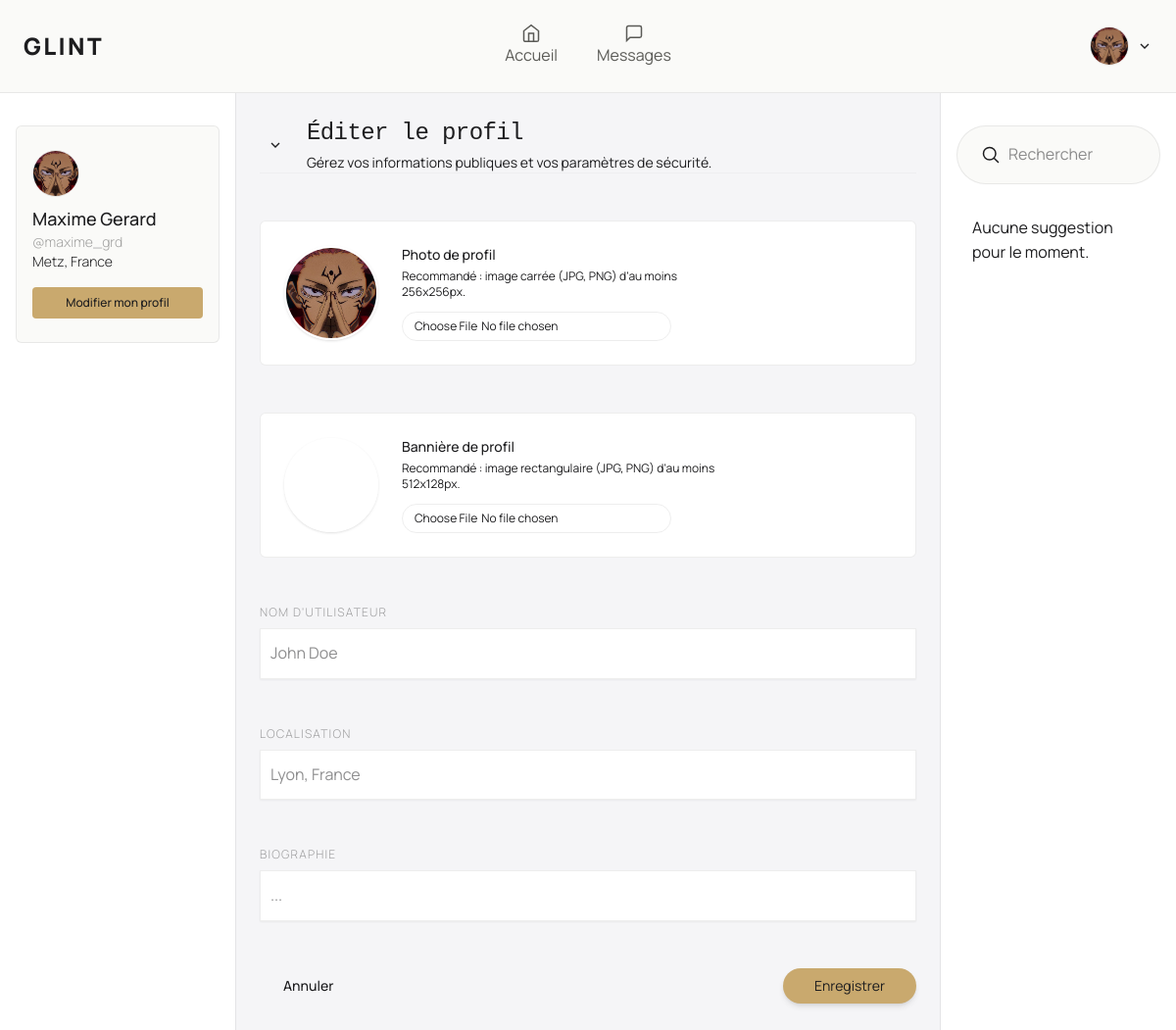
/dashboard/profile_edit (signed in), run on the app's committed database.
### app/models/User.py (models this page shows, shortened)
class User(database.Model):
    __tablename__ = "users"
    id: Mapped[int] = mapped_column(primary_key=True)
    name: Mapped[str] = mapped_column(String(80), nullable=False)
    username: Mapped[str] = mapped_column(String(80), unique=True, nullable=False)
    email: Mapped[str] = mapped_column(String(120), unique=True, nullable=False)
    password: Mapped[str] = mapped_column(String(255), nullable=False)
    biography: Mapped[str] = mapped_column(Text, default="", server_default="")
    location: Mapped[str] = mapped_column(String(120), default="", server_default="")
    banner: Mapped[str] = mapped_column(String(255), default="", server_default="")
    avatar: Mapped[str] = mapped_column(String(255), default="", server_default="")
    created_at: Mapped[datetime] = mapped_column(DateTime, default=datetime.utcnow)
    updated_at: Mapped[Optional[datetime]] = mapped_column(
        DateTime, default=datetime.utcnow, onupdate=datetime.utcnow
    )
    posts: Mapped[List["Post"]] = relationship(
        "Post", back_populates="author", lazy="dynamic"
    )
    comments: Mapped[List["Comment"]] = relationship(
        "Comment", back_populates="author", lazy="dynamic"
    )
    likes: Mapped[List["Like"]] = relationship(
        "Like", back_populates="user", lazy="dynamic"
    )
    reposts: Mapped[List["Repost"]] = relationship(
        "Repost", back_populates="user", lazy="dynamic"
    )
    following: Mapped[List["Follow"]] = relationship(
        "Follow",
        back_populates="follower",
        lazy="dynamic",
        foreign_keys="Follow.follower_id",
    )
    followers: Mapped[List["Follow"]] = relationship(
        "Follow",
        back_populates="followed",
        lazy="dynamic",
        foreign_keys="Follow.followed_id",
    )

### app/routes/dashboard.py (the view)
@dashboard_bp.route("/dashboard/profile_edit", methods=["GET", "POST"])
@login_required
def profile_edit(current_user):
    return DashboardController.profil_edit(current_user)

### app/context_processors.py (called while the page is built)
def inject_user():
    try:
        verify_jwt_in_request(locations=["cookies"], optional=True)
        user_id = get_jwt_identity()
        if user_id:
            user = User.query.get(int(user_id))
            return {"current_user": user}
    except Exception:
        pass
    return {"current_user": None}

### app/controllers/DashboardControllers.py (called while the page is built, shortened)
    @staticmethod
    def profil_edit(current_user):
        return render_template(
            "dashboard/index.html", current_user=current_user, pages="edit_profile"
        )

### app/templates/dashboard/index.html (shortened to what this page needs)
{% extends 'layout.html' %}
{% from 'components/layout/dashboard_headers.html' import DashboardHeaders %}
{% from 'components/ui/icons.html' import Icon %}
{% set active_tab = tab %}
{% block content %}
    <section
            class="h-screen flex flex-col items-center justify-start w-full animate-in fade-in slide-in-from-top-5 duration-1000 bg-background">
        {{ DashboardHeaders(user=current_user, active_tab=active_tab) }}
        <div class="grid grid-cols-1 md:grid-cols-5 w-full">
            <div class="col-span-1 hidden md:flex overflow-hidden">
                {% include "dashboard/profile_aside.html" %}
            </div>
            <div class="col-span-3 overflow-auto bg">
                <section
                        class="py-24 flex flex-col items-center justify-start py-6 border-x border-border w-full bg-background-foreground min-h-screen overflow-auto animate-in fade-in slide-in-from-bottom-5 duration-1000">
                    {% if pages == "fill" %}
                        {% include "dashboard/pages/fill.html" %}
                    {% elif pages == "profile" %}
                        {% set current_user = current_user %}
                    {% elif pages == "edit_profile" %}
                        {% include "dashboard/pages/profil_edit.html" %}
                    {% elif pages == "messages" %}
                        {% include "dashboard/pages/message.html" %}
                    {% endif %}
                </section>
            </div>
            <div class="col-span-1 hidden md:flex overflow-hidden">
                {% include "dashboard/suggestion.html" %}
            </div>
        </div>
    </section>
{% endblock %}

### app/templates/components/layout/dashboard_headers.html (shortened to what this page needs)
{% from "components/ui/icons.html" import Icon %}
{% set nav_items = [
    {"name": "Accueil", "icon": "fill", "url": "dashboard.index"},
    {"name": "Messages",  "icon": "messages", "url": "dashboard.messages"},
] %}
{% macro DashboardHeaders(user={}, active_tab="fill") %}
    <header class="fixed z-50 flex items-center justify-between py-4 px-6 w-full animate-in slide-in-from-left-5 fade-in duration-500 border-b border-border bg-card">
        <h1 class="uppercase font-black text-2xl tracking-widest flex-1"><a href="{{ url_for('home.home') }}">Glint</a></h1>
        <div class="hidden items-center justify-center gap-2 flex-1 md:flex">
            {% for item in nav_items %}
                <a href="{{ url_for(item.url) }}"
                   class="flex flex-col items-center px-4 py-2 transition-all duration-300
                              {{ 'text-primary font-semibold' if active_tab == item.url else 'text-text-2' }}">
                    {{ Icon(item.icon, cls="w-5 h-5") }}
                    {{ item.name }}
                </a>
            {% endfor %}
        </div>
        <div class="flex items-center gap-2 flex-1 justify-end">
            <div class="relative" id="my-account-wrapper">
                <button onclick="toggleDropdown()" class="flex items-center gap-2">
                    {% if user.avatar %}
                        <div class="border border-border cursor-pointer h-10 w-10 rounded-full">
                            <img src="{{ url_for('static', filename='uploads/avatars/' ~ user.avatar) }}"
                                 alt="Avatar de {{ user.name }}"
                                 class="h-full w-full object-cover transition-opacity duration-300 group-hover:opacity-50 rounded-full"
                            />
                        </div>
                    {% else %}
                        <div class="border border-border cursor-pointer h-10 w-10 rounded-full flex items-center justify-center bg-primary-light">
                            <p class="text-lg font-black text-text-1">
                                {{ user.name[0] }}
                            </p>
                        </div>
                    {% endif %}
                    {{ Icon("arrow-down") }}
                </button>
            </div>
        </div>
    </header>
{% endmacro %}

### app/templates/dashboard/profile_aside.html (shortened to what this page needs)
{% from 'components/ui/button.html' import Button %}
{% from 'components/ui/avatar.html' import Avatar %}
{% block content %}
    <aside class="flex flex-col items-center gap-4 px-4 py-32 w-full h-full">
        <div class="flex flex-col rounded-md bg-card border border-border w-full">
            <div class="px-4 py-6 space-y-2">
                {{ Avatar(current_user) }}
                <div>
                    <h2 class="font-medium text-text-1 text-lg">{{ current_user.name }}</h2>
                    <p class="font-light text-text-1/40 text-sm">@{{ current_user.username }}</p>
                    <p class="font-light text-text-1 text-sm">{{ current_user.location }}</p>
                    <a href="{{ url_for('dashboard.profile') }}">
                        {{ Button("Modifier mon profil", cls="outline outline-border mt-4 cursor-pointer duration-300 hover:bg-background-foreground w-full md:text-xs", type="button") }}
                    </a>
                </div>
            </div>
        </div>
    </aside>
{% endblock %}

### app/templates/components/ui/avatar.html
{% macro Avatar(user={}) %}
    {% if user.avatar %}
        <div class="border border-border cursor-pointer h-12 w-12 rounded-full">
            <img src="{{ url_for('static', filename='uploads/avatars/' ~ user.avatar) }}"
                 alt="Avatar de {{ user.name }}"
                 class="h-full w-auto object-cover transition-opacity duration-300 group-hover:opacity-50 rounded-full"
            />
        </div>
    {% else %}
        <div class="border border-border cursor-pointer h-12 w-12 rounded-full flex items-center justify-center">
            <p class="text-xl font-black text-text-1">
                {{ user.name[0] }}
            </p>
        </div>
    {% endif %}
{% endmacro %}

### app/templates/dashboard/pages/profil_edit.html (shortened to what this page needs)
{% from "components/ui/icons.html" import Icon %}
{% from "components/ui/input.html" import Input %}
{% from "components/ui/flash.html" import Flash %}
{% block dashboard_mid %}
    <div class="flex flex-col items-center gap-4 py-6 w-full h-full">
        <form class="space-y-12 w-full px-6" method="POST" enctype="multipart/form-data">
            <div class="border-b border-border/40">
                <div class="flex items-center gap-4">
                    <button
                            class="p-2 rounded-full hover:bg-muted transition-colors flex items-center justify-center">
                        {{ Icon("arrow-down", cls="rotate-90 h-5 w-5") }}
                    </button>
                    <div>
                        <h1 class="text-2xl font-mono font-light tracking-tight text-foreground">
                            Éditer le profil
                        </h1>
                        <p class="text-muted-foreground text-sm mt-1">
                            Gérez vos informations publiques et vos paramètres de sécurité.
                        </p>
                    </div>
                </div>
            </div>
            <div class="flex flex-col sm:flex-row items-center gap-6 p-6 rounded-md border border-border bg-background">
                <div class="group cursor-pointer">
                    <div class="flex items-center justify-center h-24 w-24 overflow-hidden rounded-full border-2 border-background shadow-sm">
                        {% if current_user.avatar %}
                            <img src="{{ url_for('static', filename='uploads/avatars/' ~ current_user.avatar) }}"
                                 alt="Avatar de {{ current_user.name }}"
                                 class="h-full w-full object-cover transition-opacity duration-300 group-hover:opacity-50"
                            />
                        {% else %}
                            <p class="text-3xl font-bold">{{ current_user.name[0] }}</p>
                        {% endif %}
                    </div>
                </div>
                <div class="text-center sm:text-left">
                    <h3 class="text-sm font-medium mb-1">Photo de profil</h3>
                    <p class="text-xs text-muted-foreground mb-3 max-w-xs">
                        Recommandé : image carrée (JPG, PNG) d'au moins 256x256px.
                    </p>
                    <input type="file" accept="image/*" name="user_avatar" id="avatar-upload"
                           class="text-center text-xs border border-border px-3 py-1.5 rounded-full hover:bg-muted transition-colors"/>
                </div>
            </div>
            <div class="flex flex-col sm:flex-row items-center gap-6 p-6 rounded-md border border-border bg-background">
                <div class="group cursor-pointer">
                    <div class="flex items-center justify-center h-24 w-24 overflow-hidden rounded-full border-2 border-background shadow-sm">
                    </div>
                </div>
                <div class="text-center sm:text-left">
                    <h3 class="text-sm font-medium mb-1">Bannière de profil</h3>
                    <p class="text-xs text-muted-foreground mb-3 max-w-xs">
                        Recommandé : image rectangulaire (JPG, PNG) d'au moins 512x128px.
                    </p>
                    <input type="file" accept="image/*" name="user_banner" id="banner-upload"
                           class="text-center text-xs border border-border px-3 py-1.5 rounded-full hover:bg-muted transition-colors"/>
                </div>
            </div>
            <div class="w-full">
                {{ Input(label="Nom d'utilisateur", placeholder="John Doe", name="user_username", cls="border border-border") }}
            </div>
            <div class="w-full">
                {{ Input(label="Localisation", placeholder="Lyon, France", name="user_location", cls="border border-border") }}
            </div>
            <div class="w-full">
                {{ Input(label="Biographie", placeholder="...", name="user_bio", cls="border border-border") }}
            </div>
            <div class="flex flex-col gap-4 w-full">
                <div class="flex justify-between items-center gap-4">
                    <a href="{{ url_for('dashboard.profile') }}">
                        <button type="button"
                                class="px-6 py-2 text-sm font-medium rounded-full hover:bg-destructive/50 duration-300 transition-colors cursor-pointer">
                            Annuler
                        </button>
                    </a>
                    <button type="submit"
                            class="flex items-center gap-2 bg-primary text-primary-foreground px-8 py-2 text-sm font-normal rounded-full shadow-md hover:opacity-90 transition-opacity">
                        Enregistrer
                    </button>
                </div>
            </div>
        </form>
    </div>
{% endblock %}

### app/static/css/style.css (style rules this page uses)
:root { --bg: #ffffff; --bg-foreground: #f5f5f7; --bg-secondary: #1d1d1f; --bg-card: #FAFAF8; --bg-hover: #F2F0EC; --bg-glass: rgba(250, 250, 248, 0.92); --border: rgba(0, 0, 0, 0.07); --border-gold: rgba(188, 158, 103, 0.35); --text-1: #1d1d1f; --text-2: #5A5A56; --text-3: #9A9A94; --gold: #C9A96E; --gold-light: #E8D5B0; --gold-subtle: rgba(201, 169, 110, 0.10); --gold-subtle2: rgba(201, 169, 110, 0.18); --danger: #C0705A; }
body { background-color: var(--color-background); color: var(--color-text-1); font-family: "Manrope", sans-serif; line-height: 1.6; }
* { scrollbar-width: none; -ms-overflow-style: none; }

### data on the page
User: avatar (picture), name "Maxime Gerard", username "maxime_grd", location "Metz, France"

### other printed values
{{ item.name }} "Accueil" "Messages"
{{ label }} "Modifier mon profil"
{{ label }} "NOM D'UTILISATEUR LOCALISATION BIOGRAPHIE"
